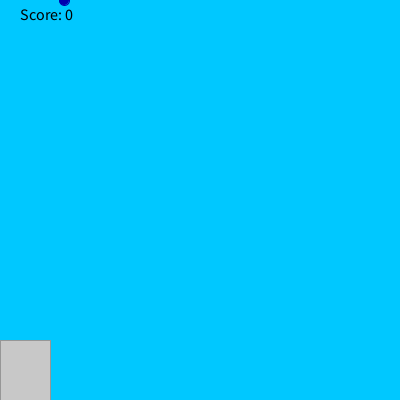
Frame 1 (no input)
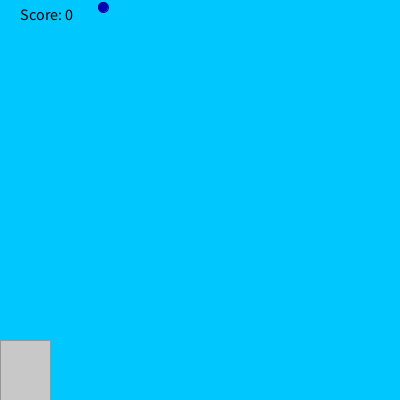
Frame 60 (the mouse pressed at the canvas centre just before this capture)
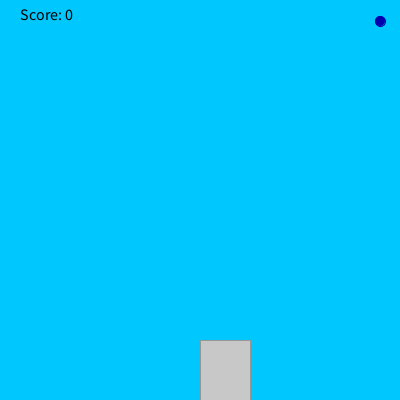
Frame 120 (the mouse held since frame 60 and released just before this capture)

The Processing sketch that drew these frames (run headless with seeded random() and noise(); from frame 60 on, the mouse is pressed at the canvas centre):

// Processing sketch: RainGame
// ── RainGame.pde
int score = 0;
void setup(){
  size(400,400);
}
int rainY = 0;
int randomNumber = (int) random(width);
void draw(){
  background(0,200,255);
  fill(0,0,175);
  stroke(0,0,175);
  ellipse(randomNumber,rainY,10,10);
  rainY+=7;
  if(rainY>400){
    checkCatch(randomNumber);
    rainY = 0;
    randomNumber = (int) random(width);
  }
  fill(200,200,200);
  stroke(150,150,150);
  rect(mouseX,340,50,60);
  fill(0);
  textSize(16);
  text("Score: " + score,20,20);
}
void checkCatch(int x){
     if (x > mouseX && x < mouseX+50)
          score++;
     else if (score > 0) 
          score--;
     println("Your score is now: " + score); }
